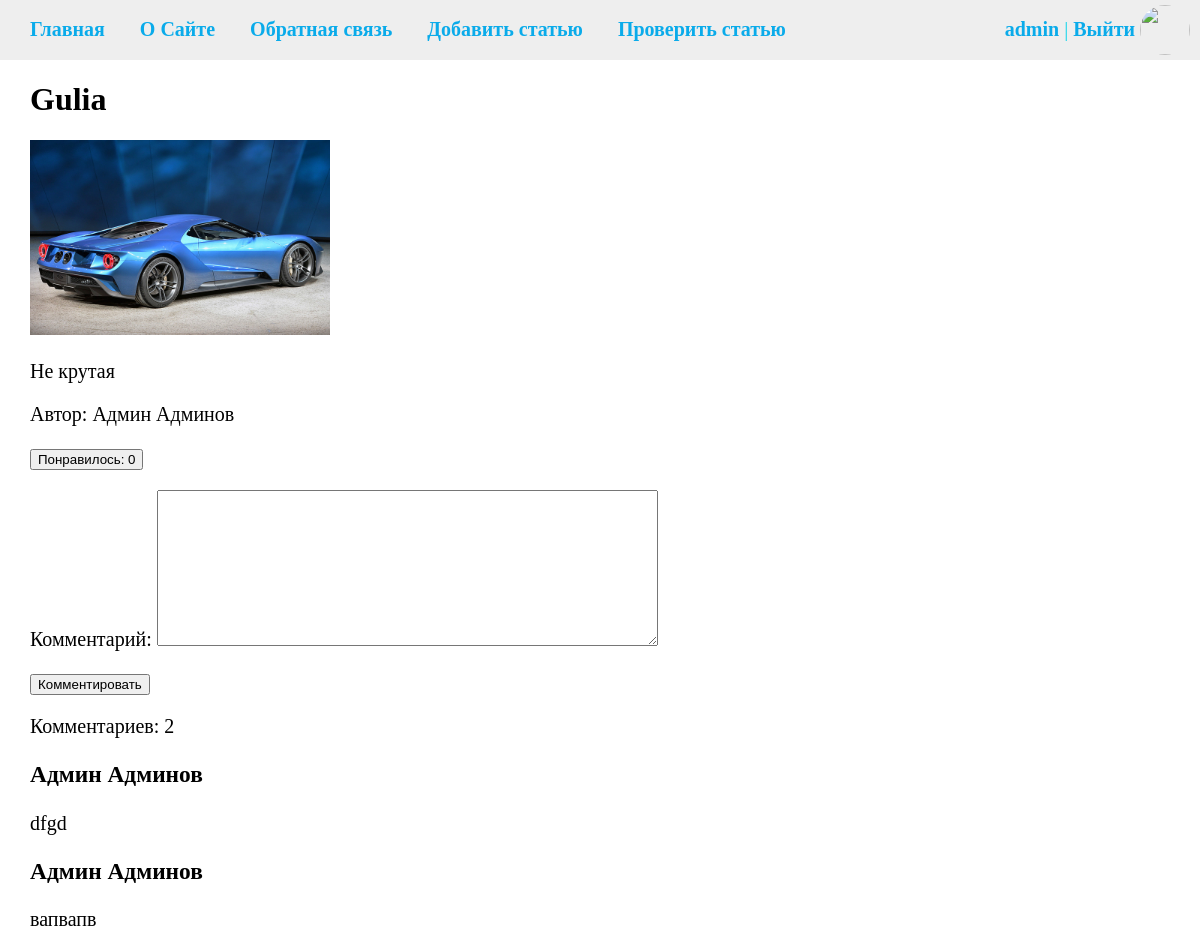
Before: /post/gulia-1/ (signed in) with the older database file.
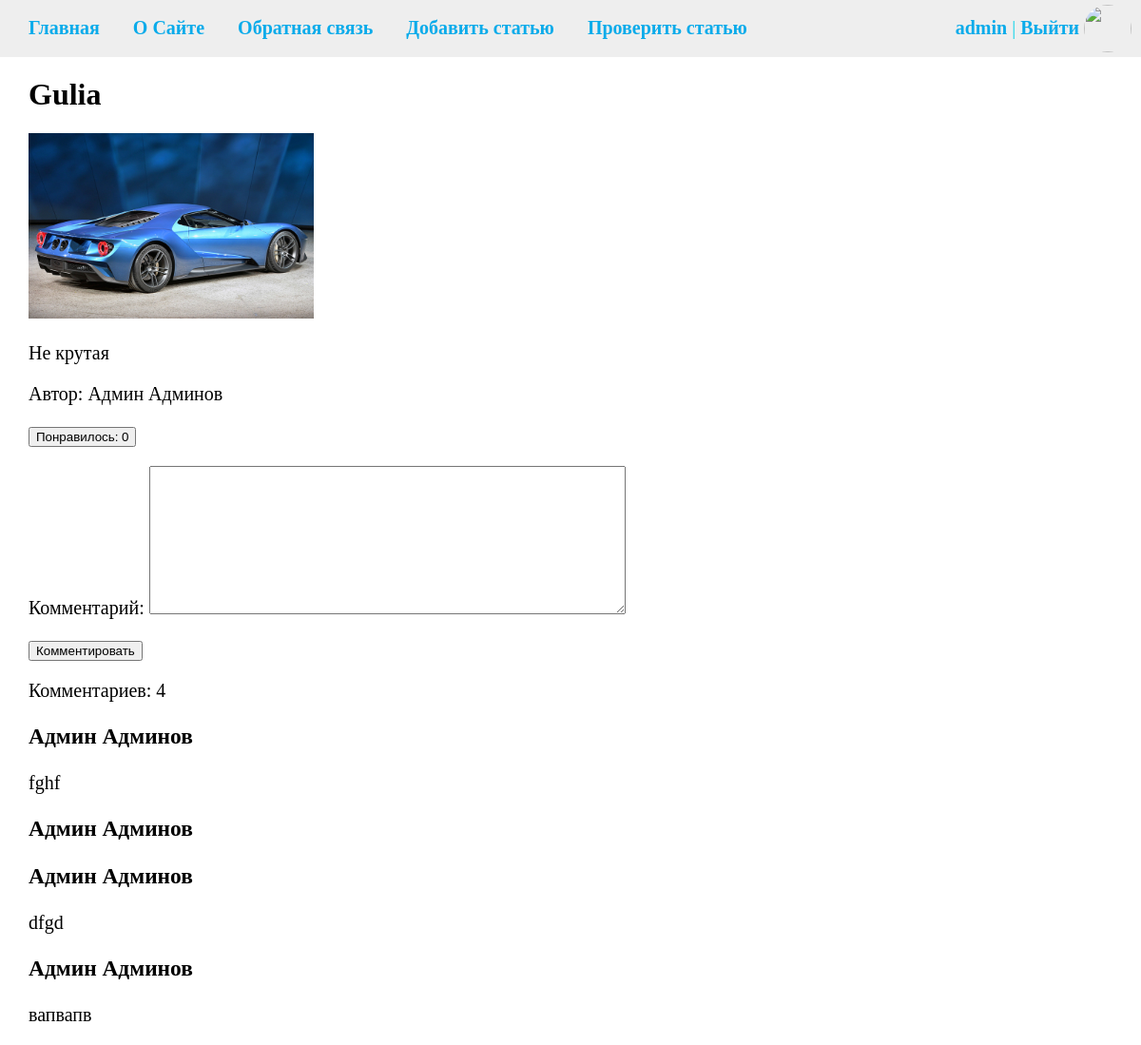
After: the same page with the newer database file.
### cars/models.py (models this page shows, shortened)
class Comment(models.Model):
    author = models.ForeignKey('CustomUser', on_delete=models.PROTECT, verbose_name="Автор", null=True)
    time_create = models.DateTimeField(auto_now_add=True, verbose_name="Время создания")
    content = models.TextField(blank=False, verbose_name="Комментарий", null=True)
    post = models.ForeignKey('Post', verbose_name="Комментарии", blank=True, on_delete=models.CASCADE)
    class Meta:
        verbose_name = 'Комментарий'
        verbose_name_plural = 'Комментарии'
        ordering = ['-time_create', 'content']

class CustomUser(AbstractUser):
    slug = models.SlugField(max_length=255, unique=True, db_index=True, verbose_name="user URL")
    photo = models.ImageField(upload_to="photos/%Y/%m/%d/", verbose_name="Фото", blank=True, null=True)
    is_moder = models.BooleanField(default=False)
    def get_absolute_url(self):
        return reverse('profile', kwargs={'profile_slug':self.slug})

### cars/views.py (the view, shortened to what this page needs)
# urls.py: path('post/<slug:post_slug>/', ShowPost.as_view(), name='post'),
class ShowPost(DataMixin, DetailView):
    model = Post
    template_name = "cars/post.html"
    slug_url_kwarg = 'post_slug'
    context_object_name = 'post'
    def get_context_data(self, *, object_list=None, **kwargs):
        context = super().get_context_data(**kwargs)
        c_def = self.get_user_context(title=context['post'].title, form=AddCommentForm, comments=Comment.objects.filter(post__slug=context['post'].slug))
        return dict(list(context.items()) + list(c_def.items()))

### cars/utils.py (called while the page is built)
    def get_user_context(self, **kwargs):
        context = kwargs
        brands = Brands.objects.all()
        context['menu'] = menu
        context['brands'] = brands
        if 'brand_selected' not in kwargs:
            context['brand_selected'] = 0
        return context

### cars/templates/cars/post.html (shortened to what this page needs)
{% extends 'cars/base.html' %}
{% block content %}
    <h1>{{post.title}}</h1>
    {% if post.photo %}
        <p><img class="img-article-left thumb" src="{{ post.photo.url }}"></p>
    {% endif %}
    <p>{{ post.content }}</p>
    <p>
        Автор: <a href="{{ post.author.get_absolute_url }}">{{ post.author.first_name }} {{ post.author.last_name }}</a>
    </p>
    <form method="POST" action="{% url 'add_like' post.slug %}">
        {% if request.user.is_authenticated %}
            <button type="submit">Понравилось: {{post.likes_amount}}</button>
        {% else %}
            <p>{{post.likes_amount}}</p>
        {% endif %}
    </form>
    {% if request.user.is_authenticated and post.is_published == True %}
        <form method='POST', action="{% url 'create_comment' post.slug %}", enctype="multipart/form-data">
            {% for field in form %}
                <p><label class="form-label" for="{{ field.id_for_label }}">{{field.label}}: </label>{{ field }}</p>
            {% endfor %}
            <button type="submit">Комментировать</button>
        </form>
    {% endif %}
    <p>Комментариев: {{comments.count}}</p>
    {% for comment in comments.all %}
        <h3>
            <a href="{{ post.author.get_absolute_url }}">{{ comment.author.first_name }} {{ comment.author.last_name }}</a>
        </h3>
        <p>{{comment.content}}</p>
    {% endfor %}
{% endblock %}

### cars/templates/cars/base.html (shortened to what this page needs)
{% load static %}
<!DOCTYPE html>
<html>
<head>
    <link type="text/css" href="{% static 'cars/css/styles.css' %}" rel="stylesheet" />
</head>
<body>
    {% block mainmenu %}
        <header>
            <ul id="mainmenu" class="mainmenu">
                <li><a href="{% url 'home' %}">Главная</a></li>
                {% for m in menu %}
                    <li><a href="{% url m.url_name %}">{{m.title}}</a></li>
                {% endfor %}
                {% if request.user.is_authenticated %}
                    <li><a href="{% url 'addpage' %}">Добавить статью</a></li>
                    <a href="{{user.get_absolute_url}}"><img class="user-photo" src="/media/{{ user.photo }}"></a>
                    <li class="last"><a href="{{user.get_absolute_url}}">{{user.username}}</a> | <a href="{% url 'logout' %}">Выйти</a></li>
                {% else %}
                    <li class="last"><a href="{% url 'register' %}">Регистрация</a> | <a href="{% url 'login' %}">Войти</a></li>
                {% endif %}
                {% if request.user.is_authenticated and request.user.is_moder %}
                    <li><a href="{% url 'modering' %}">Проверить статью</a></li>
                {% endif %}
            </ul>
        </header>
    {% endblock mainmenu %}
    <div class="content-text">
        {% block content %}
        {% endblock %}
    </div>
</body>
</html>

Changed rows visible on the page:
added Comment: author.first_name "Админ", author.last_name "Админов", content "fghf"
added Comment: author.first_name "Админ", author.last_name "Админов"
Other visible differences:
{{ comments.count }}: "2" → "4"
